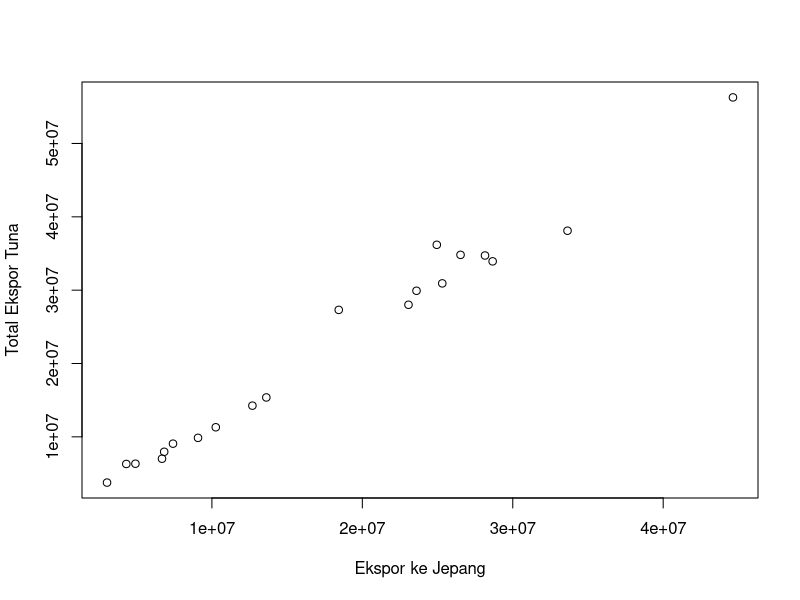
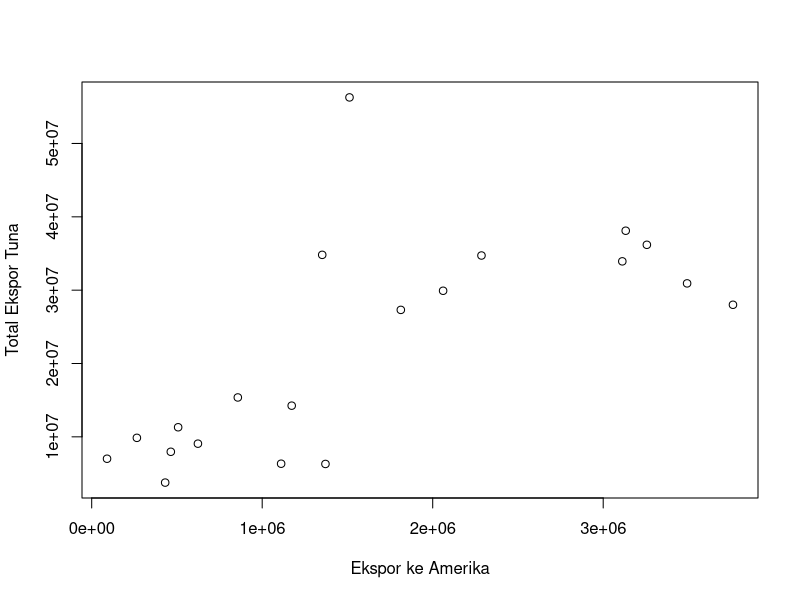
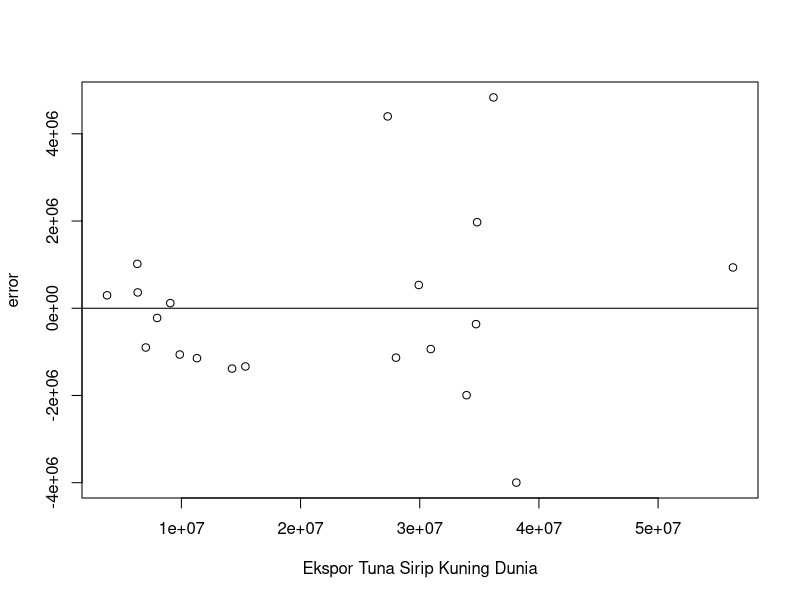
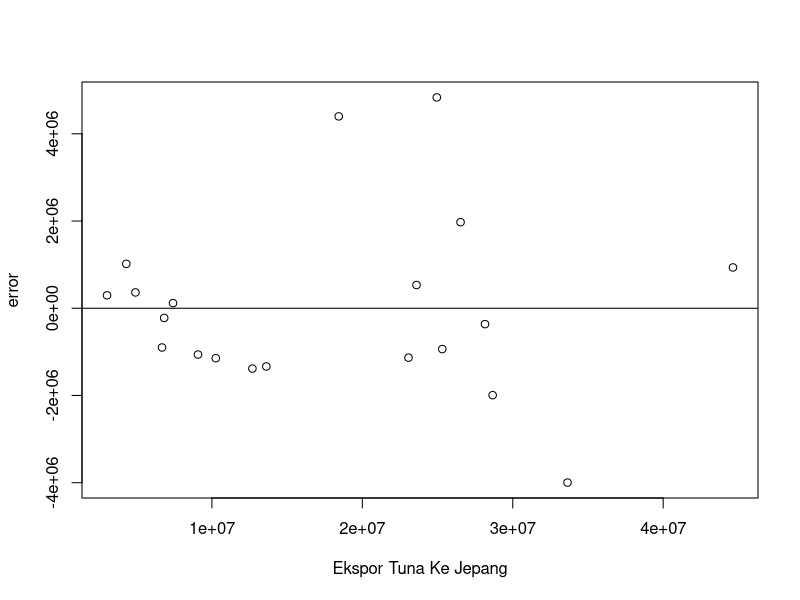
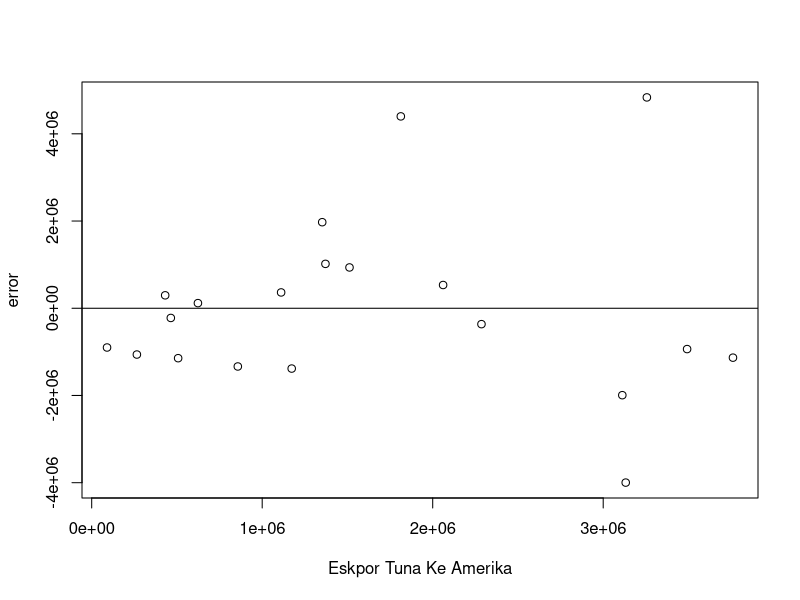

Write R code to recreate these figures, in order.
## ---- chunk 1
#| warning: false
#| echo: true
setwd("D:/METOPEL UAS/TATA METOPEL")
library(readxl)
library(tidyverse)
library(kableExtra)
## ---- chunk 2
read_excel("tuna.xlsx")
dat <- read_excel("tuna.xlsx")
plot(dat$jepang,dat$dunia,xlab="Ekspor ke Jepang",ylab="Total Ekspor Tuna")
abline(h=0)
## ---- chunk 3
plot(dat$amerika,dat$dunia,xlab="Ekspor ke Amerika",ylab="Total Ekspor Tuna")
abline(h=0)
## ---- chunk 4
#impor dataset
read_excel("tuna.xlsx")
dat <- read_excel("tuna.xlsx")
kbl(dat) %>%
  kable_styling(bootstrap_options = c("striped", "hover", "condensed", "responsive"))
reg1<-lm(dunia~jepang+amerika,data=dat)
## ---- chunk 5
dat$m<-resid(reg1)
plot(dat$dunia,dat$m,xlab="Ekspor Tuna Sirip Kuning Dunia",ylab="error")
abline(h=0) # membuat garis horizontal di y=0

## ---- chunk 6
dat$m<-resid(reg1)
plot(dat$jepang,dat$m,xlab="Ekspor Tuna Ke Jepang",ylab="error")
abline(h=0)
## ---- chunk 7
dat$m<-resid(reg1)
plot(dat$amerika,dat$m,xlab="Eskpor Tuna Ke Amerika",ylab="error")
abline(h=0)
## ---- chunk 8
reg1<-lm(data=dat,dunia~jepang+amerika) #Y~X+S
summary(reg1) 
